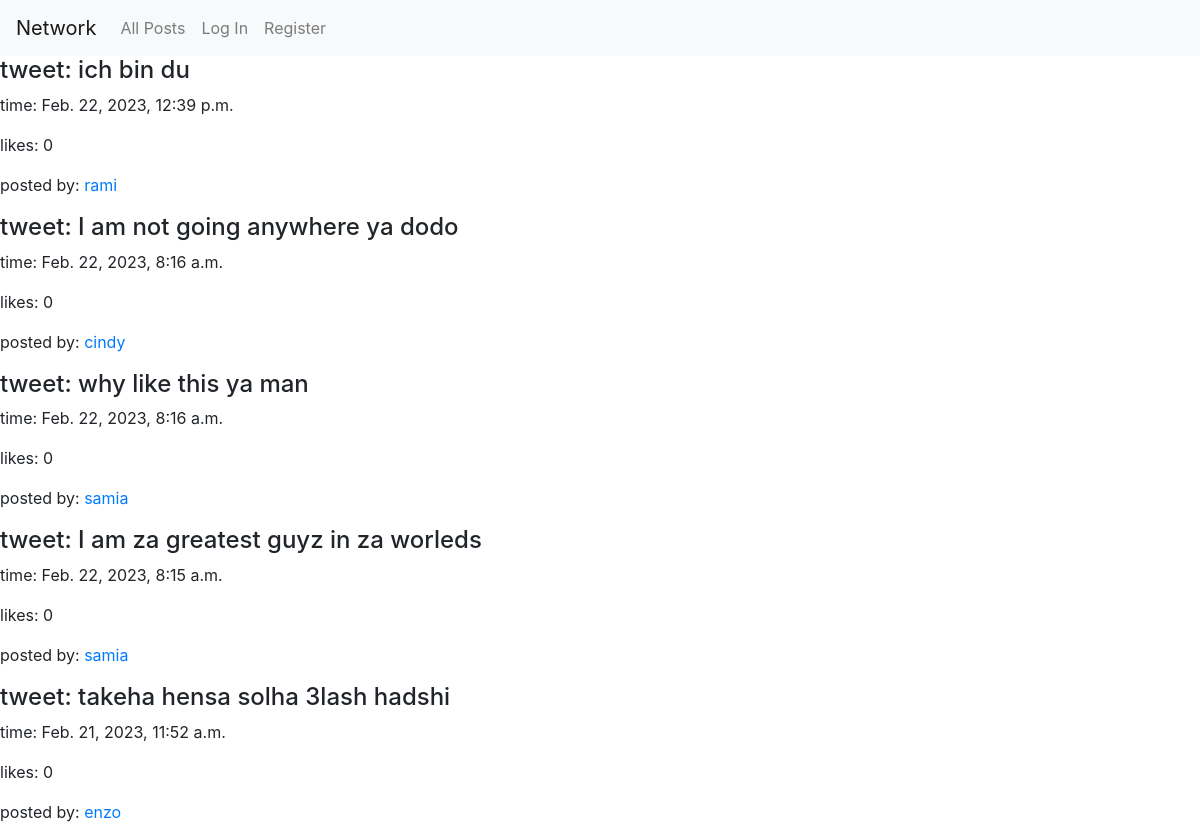
The page / on the database its author committed.
### network/models.py (models this page shows, shortened)
class Post(models.Model):
    publisher = models.ForeignKey(
        User, on_delete=models.CASCADE, related_name="posted_by")
    tweet = models.CharField(max_length=280)
    date_time = models.DateTimeField(auto_now=True)
    likes = models.IntegerField(default=0)

class User(AbstractUser):
    pass

### network/views.py (the view)
# urls.py: path("", views.index, name="index"),
def index(request):
    if request.method == "POST":
        post_form = PostForm(request.POST)
        if post_form.is_valid():
            print("tsee tsee")
            post = post_form.cleaned_data['post']
            Post.objects.create(publisher=request.user, tweet=post)
            return redirect("index")
    else:
        post_form = PostForm()
    all_posts = Post.objects.order_by("-date_time")
    return render(request, "network/index.html", {
        "new_post": post_form,
        "posts": all_posts
    })

### network/templates/network/index.html (shortened to what this page needs)
{% extends "network/layout.html" %}
{% block body %}
{%for post in posts%}
<div>
    <h4>tweet: {{post.tweet}}</h4>
    <p>time: {{post.date_time}}</p>
    <p>likes: {{post.likes}}</p>
    <p>posted by: <a href="{%url 'profile' post.publisher_id%}">{{post.publisher}}</a></p>
</div>
{%endfor%}
{% endblock %}

### rows shown on the page
Post: tweet "ich bin du", date_time "Feb. 22, 2023, 12:39 p.m.", likes "0", publisher "rami"
Post: tweet "I am not going anywhere ya dodo", date_time "Feb. 22, 2023, 8:16 a.m.", likes "0", publisher "cindy"
Post: tweet "why like this ya man", date_time "Feb. 22, 2023, 8:16 a.m.", likes "0", publisher "samia"
Post: tweet "I am za greatest guyz in za worleds", date_time "Feb. 22, 2023, 8:15 a.m.", likes "0", publisher "samia"
Post: tweet "takeha hensa solha 3lash hadshi", date_time "Feb. 21, 2023, 11:52 a.m.", likes "0", publisher "enzo"
